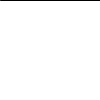
Frame 1 (no input)
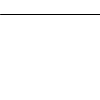
Frame 60 (the mouse pressed at the canvas centre just before this capture)
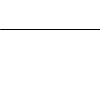
Frame 120 (the mouse held since frame 60 and released just before this capture)

The Processing sketch that drew these frames (run headless with seeded random() and noise(); from frame 60 on, the mouse is pressed at the canvas centre):

// Processing sketch: sjones_PP2_example2
// ── sjones_PP2_example2.pde
float x = 0.0;


void setup(){
  size(100,100); 
}


void draw(){
  background(255);

  line(0,x,100,x);
  
  x+=0.25;
  
  if(x > height){
   x = 0; 
  }
  
}
